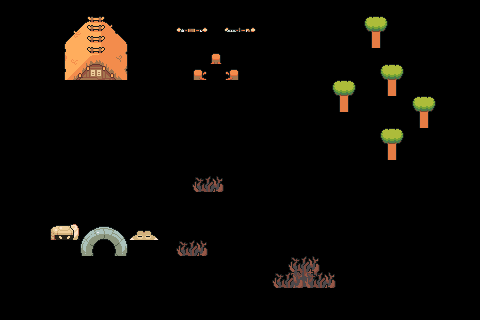

This game map was drawn from its Tiled (.tmx) file and the tilesets committed beside it. A one-line description and the trimmed map source follow:
An orthogonal 30x20 tile map with 16x16 px tiles, 2 tile layers (tree-font, house-font), 4 hidden layers not drawn, 4 tilesets.

<map version="1.10" tiledversion="1.10.2" orientation="orthogonal" renderorder="right-down" width="30" height="20" tilewidth="16" tileheight="16" infinite="0" nextlayerid="10" nextobjectid="1">
 <tileset firstgid="1" source="TilesetFloor.tsx" />
 <tileset firstgid="573" source="TilesetHouse.tsx" />
 <tileset firstgid="1332" source="TilesetNature.tsx" />
 <tileset firstgid="1836" source="TilesetWater.tsx" />
 <layer id="1" name="grass-floor" width="30" height="20" visible="0" locked="1">
  <data>[600 cells, 600 non-empty, 25 distinct tile ids]</data>
 </layer>
 <layer id="5" name="grass" width="30" height="20" visible="0" locked="1">
  <data>[600 cells, 28 non-empty, 14 distinct tile ids]</data>
 </layer>
 <layer id="6" name="trees" width="30" height="20" visible="0" locked="1">
  <data>[600 cells, 13 non-empty, 5 distinct tile ids]</data>
 </layer>
 <layer id="8" name="tree-font" width="30" height="20" locked="1">
  <data>[600 cells, 32 non-empty, 12 distinct tile ids]</data>
 </layer>
 <layer id="2" name="house" width="30" height="20" visible="0">
  <data>[600 cells, 32 non-empty, 25 distinct tile ids]</data>
 </layer>
 <layer id="9" name="house-font" width="30" height="20">
  <data>[600 cells, 33 non-empty, 32 distinct tile ids]</data>
 </layer>
</map>
